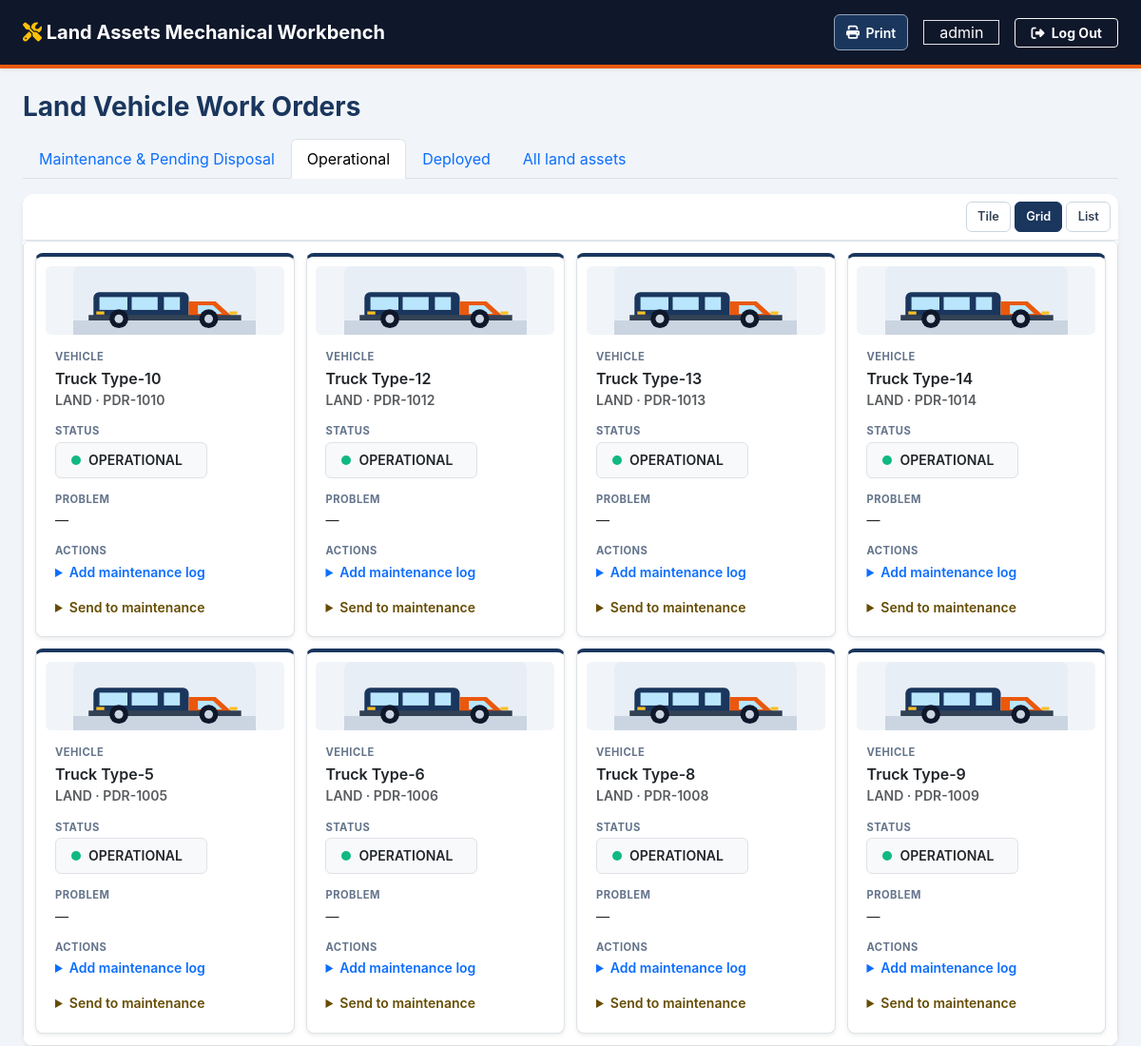
The page /repair/?status=OPERATIONAL (signed in) on the database as committed earlier.
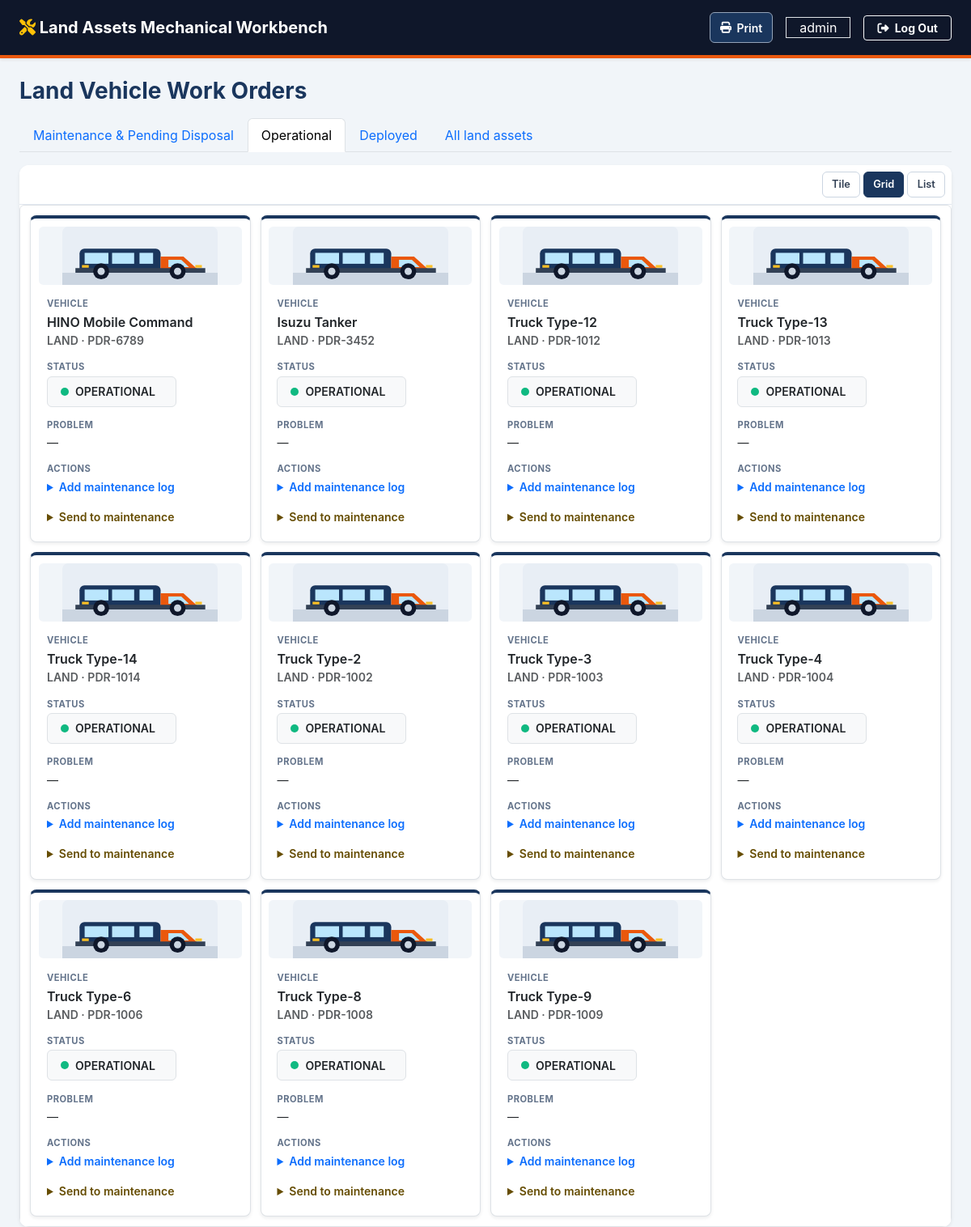
The same page on the database as committed later.
### fleet/models.py (models this page shows, shortened)
class Vehicle(models.Model):
    DEPLOYMENT_PURPOSE_CHOICES = [
        ('EMERGENCY_RESPONSE', 'Emergency response'),
        ('MEDICAL_TRANSPORT', 'Medical transport'),
        ('RESCUE_OPERATION', 'Rescue operation'),
        ('OFFICIAL_BUSINESS', 'Official business'),
        ('LOGISTICS_SUPPORT', 'Logistics support'),
        ('OTHER', 'Other'),
    ]
    STATUS_CHOICES = [
        ('OPERATIONAL', 'Operational'),
        ('MAINTENANCE', 'Maintenance'),
        ('DEPLOYED', 'Deployed'),
    ]
    model_name = models.CharField(max_length=100)
    plate_number = models.CharField(max_length=50, unique=True)
    vehicle_type = models.ForeignKey(VehicleType, on_delete=models.CASCADE)
    status = models.CharField(
        max_length=50,
        choices=STATUS_CHOICES,
        default='OPERATIONAL'
    )
    maintenance_problem = models.CharField(max_length=1000, blank=True)
    assigned_driver = models.ForeignKey(
        Driver,
        on_delete=models.SET_NULL,
        null=True,
        blank=True,
        related_name='vehicles'
    )
    deployment_purpose = models.CharField(
        max_length=30,
        choices=DEPLOYMENT_PURPOSE_CHOICES,
        blank=True,
    )
    deployment_destination = models.CharField(max_length=255, blank=True)

class VehicleType(models.Model):
    name = models.CharField(max_length=50, unique=True)

### fleet/views.py (the view, shortened to what this page needs)
# urls.py: path('repair/', views.repairman_dashboard, name='repairman_dashboard'),
@login_required
def repairman_dashboard(request):
    user = request.user
    username_lower = user.username.lower()
    user_group_names = list(user.groups.values_list('name', flat=True))
    is_authorized = check_user_role(
        user,
        'Technicians',
        ['tech', 'technician', 'repair', 'maintenance', 'mechanic']
    )
    if not is_authorized:
        messages.error(request, "Access restricted to authorized Repair Technicians.")
        return redirect('dashboard_portal:homepage')
    fleet_status = request.GET.get('status', 'MAINTENANCE_DISPOSAL').upper()
    valid_fleet_statuses = {
        'ALL',
        'OPERATIONAL',
        'DEPLOYED',
        'MAINTENANCE',
        'MAINTENANCE_DISPOSAL',
    }
    if fleet_status not in valid_fleet_statuses:
        fleet_status = 'MAINTENANCE_DISPOSAL'
    vehicles = Vehicle.objects.exclude(
        vehicle_type__name__iexact='MARINE'
    ).select_related(
        'vehicle_type', 'assigned_driver'
    ).prefetch_related(
        Prefetch(
            'maintenance_logs',
            queryset=MaintenanceLog.objects.select_related('logged_by').order_by('-logged_at')[:5],
            to_attr='recent_maintenance_logs',
        )
    ).order_by(
        Case(
            When(status='OPERATIONAL', then=Value(1)),
            When(status='DEPLOYED', then=Value(2)),
            When(status='MAINTENANCE', then=Value(3)),
            When(status='PENDING_DISPOSAL', then=Value(4)),
            default=Value(5),
            output_field=IntegerField(),
        ),
        'model_name'
    )
    if fleet_status == 'MAINTENANCE_DISPOSAL':
        vehicles = vehicles.filter(status__in=['MAINTENANCE', 'PENDING_DISPOSAL'])
    elif fleet_status != 'ALL':
        vehicles = vehicles.filter(status=fleet_status)
    vehicles = add_disposal_reasons(vehicles)
    return render(request, 'fleet/repairman_dashboard.html', {
        'vehicles': vehicles,
        'fleet_status': fleet_status,
        'fleet_status_tabs': [
            ('MAINTENANCE_DISPOSAL', 'Maintenance & Pending Disposal'),
            ('OPERATIONAL', 'Operational'),
            ('DEPLOYED', 'Deployed'),
            ('ALL', 'All land assets'),
        ],
    })

### fleet/views.py (called while the page is built, shortened)
def check_user_role(user, group_name, keywords):
    if user.is_superuser:
        return True

def add_disposal_reasons(vehicles):
    pending_vehicle_ids = set(
        vehicles.filter(status='PENDING_DISPOSAL').values_list('id', flat=True)
    )
    disposal_reasons = {}
    for vehicle in vehicles:
        if vehicle.id in pending_vehicle_ids:
            vehicle.disposal_reason = disposal_reasons.get(vehicle.id, '')
    return vehicles

### fleet/templates/fleet/repairman_dashboard.html (shortened to what the changed rows need)
{% load static %}
<!DOCTYPE html>
<html lang="en">
<head>
    <link href="https://cdn.jsdelivr.net/npm/bootstrap@5.3.0/dist/css/bootstrap.min.css" rel="stylesheet">
    <link rel="stylesheet" href="https://cdnjs.cloudflare.com/ajax/libs/font-awesome/6.4.0/css/all.min.css">
    <link rel="stylesheet" href="{% static 'fleet/css/asset_grid.css' %}">
    <link rel="stylesheet" href="{% static 'fleet/css/dashboard_views.css' %}">
    <link rel="stylesheet" href="{% static 'fleet/css/dashboard_print.css' %}">
    <link rel="stylesheet" href="{% static 'fleet/css/dashboard_theme.css' %}">
</head>
<body class="dashboard-shell">
    <div class="container-fluid px-4">
        <div class="nav nav-tabs mb-3" role="tablist" aria-label="Filter land fleet by status">
            {% for status, label in fleet_status_tabs %}
                <a class="nav-link {% if fleet_status == status %}active{% endif %}"
                   href="?status={{ status }}" role="tab"
                   aria-selected="{% if fleet_status == status %}true{% else %}false{% endif %}">
                    {{ label }}
                </a>
            {% endfor %}
        </div>
        <div class="card shadow-sm border-0">
            <div class="card-body p-0 border bg-white rounded dashboard-view-list" data-view-list="land-work-orders" data-view-type="table" data-view-default="grid">
                <table class="table table-sm table-hover align-middle mb-0 asset-grid-table fleet-maintenance-table">
                    <tbody>
                        {% for vehicle in vehicles %}
                        <tr>
                            <td class="py-2 fw-semibold text-dark">
                                {{ vehicle.model_name }}
                                <div class="small text-muted">{{ vehicle.vehicle_type.name }} · {{ vehicle.plate_number }}</div>
                            </td>
                            <td class="py-2">
                                {% if vehicle.status == 'DEPLOYED' %}
                                    <div class="border px-3 py-1.5 rounded d-inline-flex align-items-center gap-2 bg-light text-dark fw-semibold" style="min-width: 160px; height: 38px; font-size: 0.875rem;">
                                        <span style="height: 10px; width: 10px; background-color: #0284C7; border-radius: 50%; display: inline-block;"></span>
                                        DEPLOYED
                                    </div>
                                {% else %}
                                    <div class="border px-3 py-1.5 rounded d-inline-flex align-items-center gap-2 bg-light text-dark fw-semibold" style="min-width: 160px; height: 38px; font-size: 0.875rem;">
                                        <span style="height: 10px; width: 10px; background-color: #10B981; border-radius: 50%; display: inline-block;"></span>
                                        OPERATIONAL
                                    </div>
                                {% endif %}
                            </td>
                            <td class="py-2 small">
                                {% if vehicle.status == 'MAINTENANCE' or vehicle.status == 'PENDING_DISPOSAL' %}
                                    {{ vehicle.maintenance_problem|default:"Not recorded" }}
                                {% else %}—{% endif %}
                            </td>
                            <td class="py-2">
                                <div class="dashboard-row-actions">
                                    {% if vehicle.status == 'OPERATIONAL' %}
                                        <details class="mb-2">
                                            <summary class="small fw-semibold text-primary">Add maintenance log</summary>
                                        </details>
                                        <details class="mb-1">
                                            <summary class="small fw-semibold text-warning-emphasis">Send to maintenance</summary>
                                        </details>
                                    {% endif %}
                                </div>
                            </td>
                        </tr>
                        {% endfor %}
                    </tbody>
                </table>
            </div>
        </div>
    </div>
</body>
</html>

Rows that differ between the two databases and show on the page:
no longer on this page (row edited): Vehicle: model_name "Truck Type-10", vehicle_type.name "LAND", plate_number "PDR-1010", status "OPERATIONAL" (drawn)
no longer on this page (row edited): Vehicle: model_name "Truck Type-5", vehicle_type.name "LAND", plate_number "PDR-1005", status "OPERATIONAL" (drawn)
now on this page (row edited): Vehicle: model_name "HINO Mobile Command", vehicle_type.name "LAND", plate_number "PDR-6789", status "OPERATIONAL" (drawn)
now on this page (row edited): Vehicle: model_name "Isuzu Tanker", vehicle_type.name "LAND", plate_number "PDR-3452", status "OPERATIONAL" (drawn)
now on this page (row edited): Vehicle: model_name "Truck Type-2", vehicle_type.name "LAND", plate_number "PDR-1002", status "OPERATIONAL" (drawn)
now on this page (row edited): Vehicle: model_name "Truck Type-3", vehicle_type.name "LAND", plate_number "PDR-1003", status "OPERATIONAL" (drawn)
now on this page (row edited): Vehicle: model_name "Truck Type-4", vehicle_type.name "LAND", plate_number "PDR-1004", status "OPERATIONAL" (drawn)
